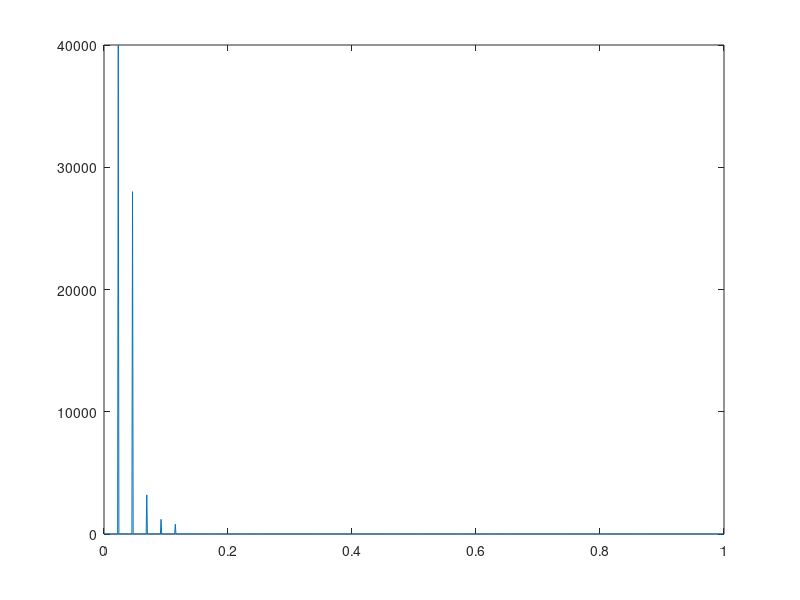
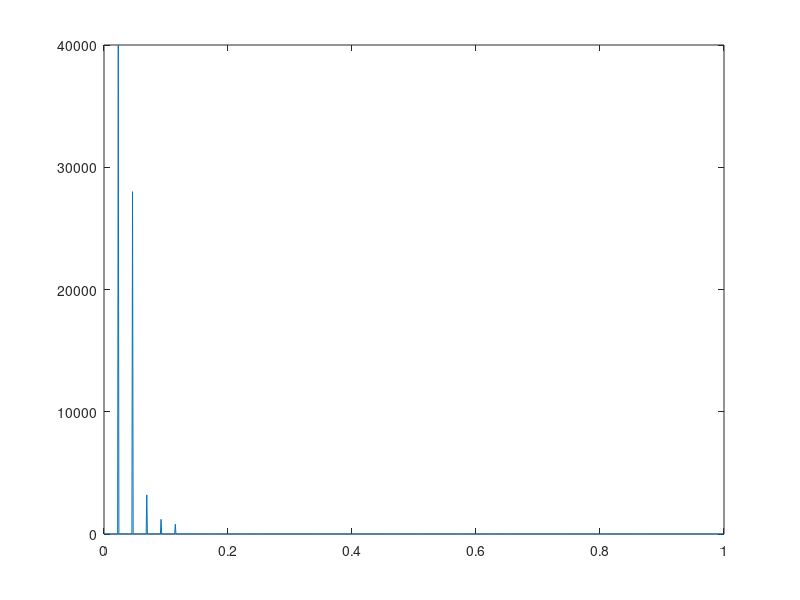

These figures' MATLAB source, in order: (Note: this script raises an error after producing the figures.)
% Genereaza semnale "muzicale".
% Frecventa de esantionare este 40KHz
% (astfel incat sa se pastreze frecventele < 20 kHz, adica
% cele din zona audibila).

% Program pentru Laborator 3, Prelucrarea semnalelor

test = 5;			% 0 - suma de sinusoide filtrata
						% 1 - vioara
						% 2 - viola
                  % 3 - clarinet
                  % 4 - trombon
                  % 5 - tuba

Fes = 40000;		% frewcventa de esantionare
L = 80000;			% numar esantioane - 2 secunde

Nf = 1000;			% numarul de puncte cu care se deseneaza spectrele

% alege amplitudinile sinusoidelor
% (1 pentru suma de sinusoide ce va fi filtrata,
%  valori predefinite pentru instrumentele muzicale)
switch test
  case 0,				% suma de sinusoide - baza + armonice
	 Fbaza = 440;		% frecventa in Hz a sunetului la
	 Narm = 8;			% numar de armonice
	 xampl = ones(1, Narm);	% amplitudinile armonicelor

  case 1,				% vioara
	 Fbaza = 440;		% la
	 Narm = 18;
    xampl = [100 45 21 26 48 53 53 62 53 26 24 16 16 35 12 34 23 11] / 100;

  case 2,				% viola
	 Fbaza = 440;		% la
    Narm = 10;
    xampl = [100 45 40 20 40 30 10 15 8 8] / 100;

  case 3,				% clarinet
	 Fbaza = 180;		% fa diez
	 Narm = 10;
	 xampl = [100 0 50 10 60 30 50 30 10 2] / 100;
    
  case 4,				% trombon
	 Fbaza = 230;		% si bemol
	 Narm = 6;
    xampl = [100 100 50 60 10 3] / 100;
    
  case 5,				% tuba
	 Fbaza = 230;		% si bemol
	 Narm = 5;
	 xampl = [100 70 8 3 2] / 100;
    
end
    
f_baza = Fbaza/Fes*2;			% frecventa discreta a fundamentalei
omega_baza = 2*pi*f_baza;		% pulsatia fundamentalei

% construieste suma de sinusoide
x = zeros(1,L);					% semnalul
for i = 1 : Narm
  x = x + xampl(i) * sin(i*omega_baza*(0:L-1));
end

% spectrul sumei de sinusoide
[X,f] = freqz(x,1,Nf);
figure(1)
plot(f/pi,abs(X));

% filtru reprezentand instrumentul
if test == 0
  b = 1;						% alege un filtru IIR (instrumentul !!!)
  a = [1 -0.95];
  figure(3)
  freqz(b,a);				% caracteristica de frecventa
else
  b = 1; a = 1;			% pentru instrumentele predefinite, nu filtram
end

y = filter(b,a,x);		% iesirea filtrului
[Y,f] = freqz(y,1,Nf);% spectrul semnalului de iesire
figure(2)
plot(f/pi,abs(Y));

% salveaza semnal audio
y = y / max(abs(y));

adiouwrite(['muz' int2str(test) '.mp4'], y, 40000, 'BitsPerSample', 16);